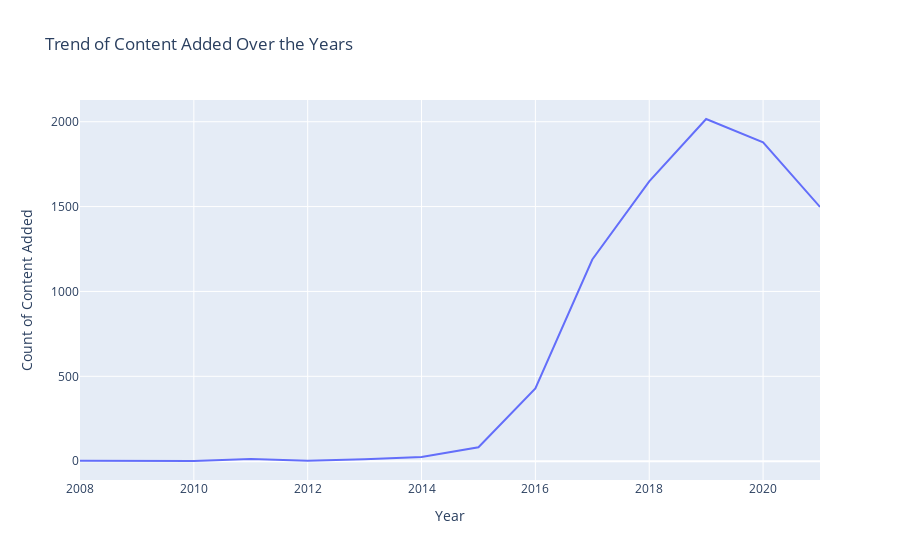
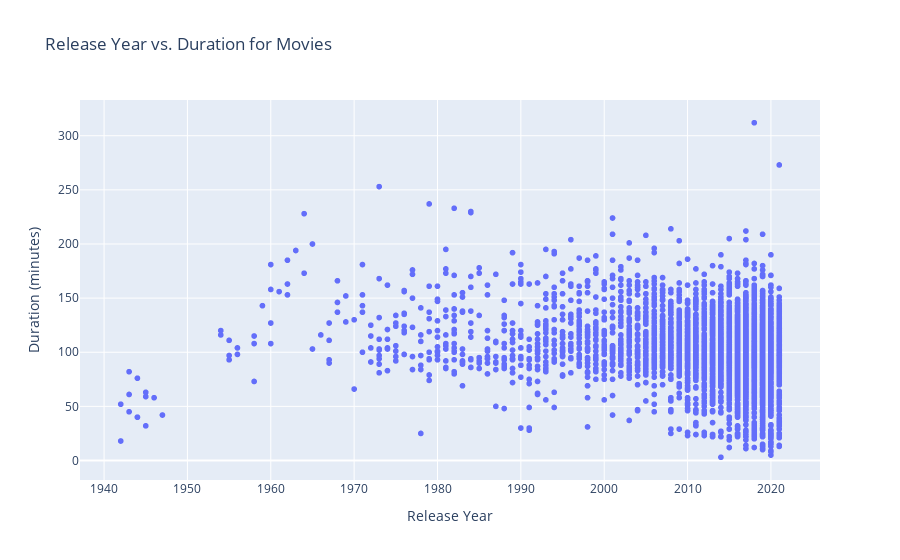
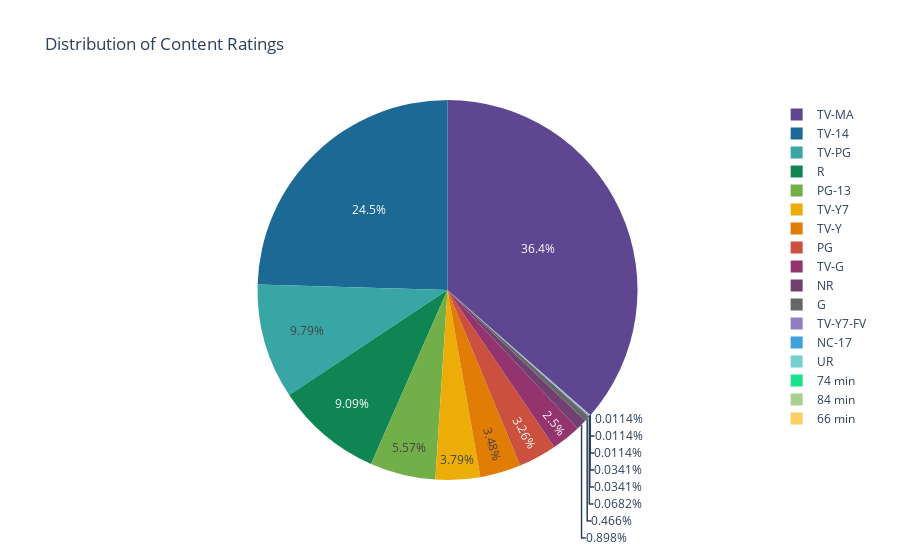
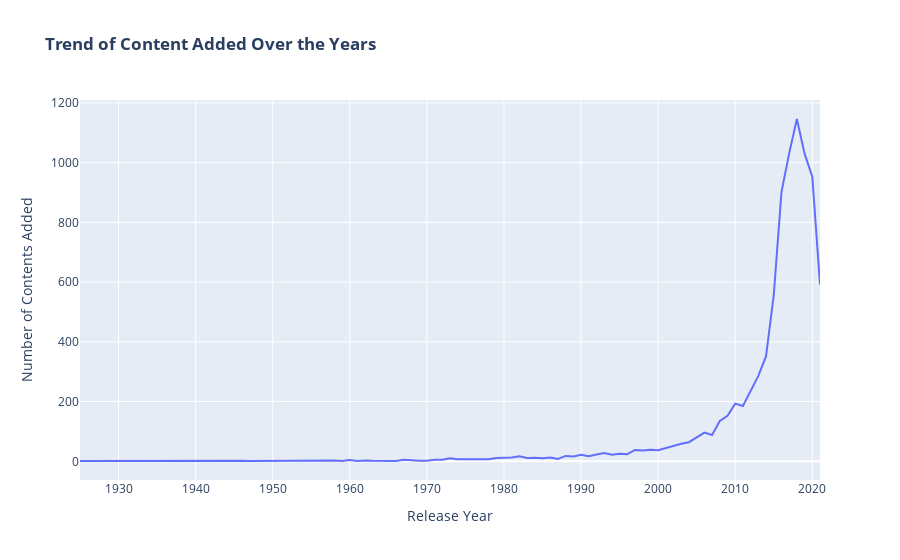

Write notebook code for charts like these, in order.
### Code cell
import pandas as pd
import matplotlib.pyplot as plt
import seaborn as sns
import plotly.express as px

# Load the Netflix dataset
df = pd.read_csv('netflix_titles.csv')

# Display the first few rows of the dataframe
print(df.head())

# Check and clean missing values in the date_added column
print("Missing values in date_added:", df['date_added'].isnull().sum())
df = df.dropna(subset=['date_added'])
df['date_added'] = df['date_added'].str.strip()
df['date_added'] = pd.to_datetime(df['date_added'], errors='coerce')

# Extract year from the date added column
df['year_added'] = df['date_added'].dt.year



# Data Visualization with Matplotlib
# Bar Chart: Count of Movies vs. TV Shows
plt.figure(figsize=(8, 5))
content_counts = df['type'].value_counts()
plt.bar(content_counts.index, content_counts.values, color=['lightblue', 'pink'])
plt.title('Count of Movies vs. TV Shows')
plt.xlabel('Type')
plt.ylabel('Count')
plt.xticks(rotation=0)
plt.show()

# Clean and convert the duration column for movies
df['duration'] = df['duration'].str.replace(' min', '', regex=False)
df['duration'] = pd.to_numeric(df['duration'], errors='coerce')

# Histogram: Movie Durations
plt.figure(figsize=(10, 6))
plt.hist(df['duration'].dropna(), bins=30, color='lightblue', alpha=0.7)
plt.title('Histogram of Movie Durations')
plt.xlabel('Duration (minutes)')
plt.ylabel('Frequency')
plt.grid(axis='y')
plt.show()

# Count of content added per year (trend)
content_trend = df['year_added'].value_counts().sort_index().reset_index()
content_trend.columns = ['year_added', 'count']

# Interactive Line Chart: Content Added Trend Over Years
fig = px.line(content_trend, x='year_added', y='count', title='Trend of Content Added Over the Years',
              labels={'year_added': 'Year', 'count': 'Count of Content Added'})
fig.show()



# Data Visualization with Seaborn
# Count Plot: Movies vs. TV Shows
plt.figure(figsize=(15, 10))
sns.countplot(data=df, x='type', palette=['lightblue', 'pink'])    
plt.title('Count of Movies vs. TV Shows', weight="bold")
plt.xlabel('Type')
plt.ylabel('Count')
plt.show()

# Box Plot: Distribution of Movie Durations
plt.figure(figsize=(10, 6))
sns.boxplot(x='duration', y='type', data=df[df['type'] == 'Movie'], palette='Set2')
plt.title('Distribution of Movie Durations')
plt.xlabel('Duration (minutes)')
plt.ylabel('Type')
plt.show()

# Correlation Heatmap
plt.figure(figsize=(10, 8))
numeric_df = df[['duration', 'year_added']]  # Ensure only numeric columns are used
correlation_matrix = numeric_df.corr()
sns.heatmap(correlation_matrix, annot=True, cmap='coolwarm', fmt='.2f')
plt.title('Correlation Heatmap')
plt.show()


# Interactive Visualizations with Plotly
# Interactive Scatter Plot: Release Year vs. Duration for Movies
movies_df = df[df['type'] == 'Movie'].dropna(subset=['duration'])
fig = px.scatter(movies_df, x='release_year', y='duration',
                 title='Release Year vs. Duration for Movies',
                 labels={'release_year': 'Release Year', 'duration': 'Duration (minutes)'})
fig.show()

# Clean and analyze ratings
df['rating'] = df['rating'].str.strip()
df = df.dropna(subset=['rating'])
rating_counts = df['rating'].value_counts().reset_index()
rating_counts.columns = ['rating', 'count']

# Pie Chart: Distribution of Content Ratings
fig = px.pie(rating_counts, names='rating', values='count', title='Distribution of Content Ratings', 
             color_discrete_sequence=px.colors.qualitative.Prism)
fig.show()

# Interactive Line Chart: Content Added by Release Year
content_per_year = df['release_year'].value_counts().sort_index()
fig = px.line(x=content_per_year.index, y=content_per_year.values,
              title='<b>Trend of Content Added Over the Years</b>',
              labels={'x': 'Release Year', 'y': 'Number of Contents Added'})
fig.show()

### Figure 1 — Plotly figure (JSON) as saved in the notebook; plotly's stock layout.template omitted (floating-point values rounded to 4 significant figures)
{"data": [{"hovertemplate": "Year=%{x}<br>Count of Content Added=%{y}<extra></extra>", "legendgroup": "", "line": {"color": "#636efa", "dash": "solid"}, "marker": {"symbol": "circle"}, "mode": "lines", "name": "", "orientation": "v", "showlegend": false, "type": "scatter", "x": [2008, 2009, 2010, 2011, 2012, 2013, 2014, 2015, 2016, 2017, 2018, 2019, 2020, 2021], "xaxis": "x", "y": [2, 2, 1, 13, 3, 11, 24, 82, 429, 1188, 1649, 2016, 1879, 1498], "yaxis": "y"}], "layout": {"legend": {"tracegroupgap": 0}, "title": {"text": "Trend of Content Added Over the Years"}, "xaxis": {"anchor": "y", "domain": [0, 1], "title": {"text": "Year"}}, "yaxis": {"anchor": "x", "domain": [0, 1], "title": {"text": "Count of Content Added"}}}}

### Figure 2 — Plotly figure (JSON) as saved in the notebook; plotly's stock layout.template omitted (floating-point values rounded to 4 significant figures; data arrays with more than 128 entries replaced by an {"elided": "..."} marker saying what was removed)
{"data": [{"hovertemplate": "Release Year=%{x}<br>Duration (minutes)=%{y}<extra></extra>", "legendgroup": "", "marker": {"color": "#636efa", "symbol": "circle"}, "mode": "markers", "name": "", "showlegend": false, "type": "scattergl", "x": {"elided": "6128 int values"}, "xaxis": "x", "y": {"elided": "6128 int values"}, "yaxis": "y"}], "layout": {"legend": {"tracegroupgap": 0}, "title": {"text": "Release Year vs. Duration for Movies"}, "xaxis": {"anchor": "y", "domain": [0, 1], "title": {"text": "Release Year"}}, "yaxis": {"anchor": "x", "domain": [0, 1], "title": {"text": "Duration (minutes)"}}}}

### Figure 3 — Plotly figure (JSON) as saved in the notebook; plotly's stock layout.template omitted (floating-point values rounded to 4 significant figures)
{"data": [{"domain": {"x": [0, 1], "y": [0, 1]}, "hovertemplate": "rating=%{label}<br>count=%{value}<extra></extra>", "labels": ["TV-MA", "TV-14", "TV-PG", "R", "PG-13", "TV-Y7", "TV-Y", "PG", "TV-G", "NR", "G", "TV-Y7-FV", "NC-17", "UR", "74 min", "84 min", "66 min"], "legendgroup": "", "name": "", "showlegend": true, "type": "pie", "values": [3205, 2157, 861, 799, 490, 333, 306, 287, 220, 79, 41, 6, 3, 3, 1, 1, 1]}], "layout": {"legend": {"tracegroupgap": 0}, "piecolorway": ["rgb(95, 70, 144)", "rgb(29, 105, 150)", "rgb(56, 166, 165)", "rgb(15, 133, 84)", "rgb(115, 175, 72)", "rgb(237, 173, 8)", "rgb(225, 124, 5)", "rgb(204, 80, 62)", "rgb(148, 52, 110)", "rgb(111, 64, 112)", "rgb(102, 102, 102)"], "title": {"text": "Distribution of Content Ratings"}}}

### Figure 4 — Plotly figure (JSON) as saved in the notebook; plotly's stock layout.template omitted (floating-point values rounded to 4 significant figures)
{"data": [{"hovertemplate": "Release Year=%{x}<br>Number of Contents Added=%{y}<extra></extra>", "legendgroup": "", "line": {"color": "#636efa", "dash": "solid"}, "marker": {"symbol": "circle"}, "mode": "lines", "name": "", "orientation": "v", "showlegend": false, "type": "scatter", "x": [1925, 1942, 1943, 1944, 1945, 1946, 1947, 1954, 1955, 1956, 1958, 1959, 1960, 1961, 1962, 1963, 1964, 1965, 1966, 1967, 1968, 1969, 1970, 1971, 1972, 1973, 1974, 1975, 1976, 1977, 1978, 1979, 1980, 1981, 1982, 1983, 1984, 1985, 1986, 1987, 1988, 1989, 1990, 1991, 1992, 1993, 1994, 1995, 1996, 1997, 1998, 1999, 2000, 2001, 2002, 2003, 2004, 2005, 2006, 2007, 2008, 2009, 2010, 2011, 2012, 2013, 2014, 2015, 2016, 2017, 2018, 2019, 2020, 2021], "xaxis": "x", "y": [1, 2, 3, 3, 4, 2, 1, 2, 3, 2, 3, 1, 4, 1, 3, 2, 2, 2, 1, 5, 3, 2, 2, 5, 5, 10, 7, 7, 9, 7, 7, 11, 11, 13, 17, 11, 12, 10, 13, 8, 18, 16, 22, 17, 23, 28, 22, 25, 24, 38, 36, 39, 37, 45, 51, 59, 64, 80, 96, 88, 135, 152, 193, 185, 236, 286, 352, 556, 901, 1031, 1146, 1030, 953, 592], "yaxis": "y"}], "layout": {"legend": {"tracegroupgap": 0}, "title": {"text": "<b>Trend of Content Added Over the Years</b>"}, "xaxis": {"anchor": "y", "domain": [0, 1], "title": {"text": "Release Year"}}, "yaxis": {"anchor": "x", "domain": [0, 1], "title": {"text": "Number of Contents Added"}}}}
